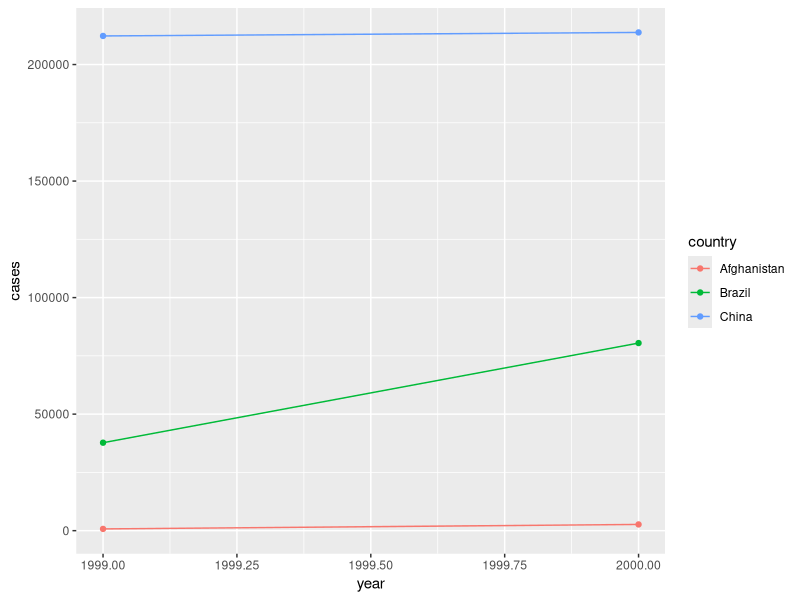
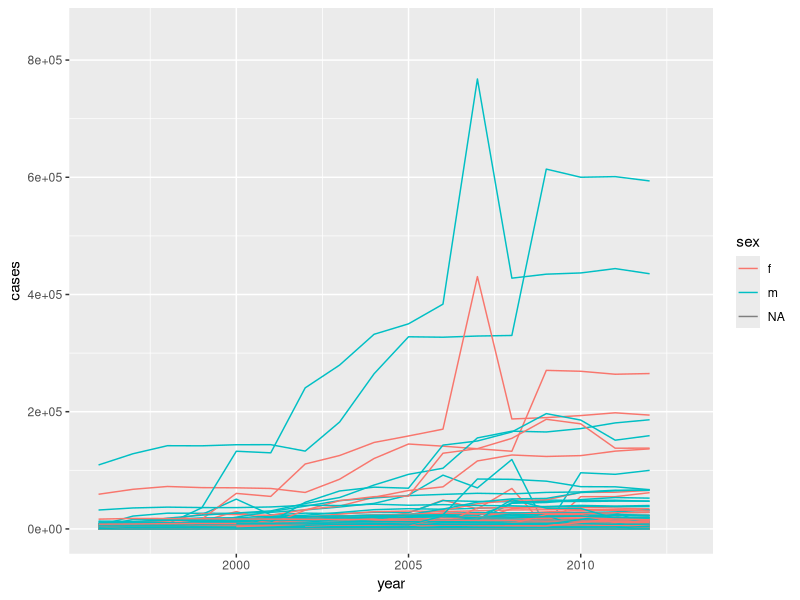

Here is the R script that generated these plots, in order:
## ---- chunk 1
knitr::opts_chunk$set(echo = TRUE)
library(tidyverse)
library(ggplot2)
## ---- chunk 2
table2
#> # A tibble: 12 x 4
#>   country      year type           count
#>   <chr>       <int> <chr>          <int>
#> 1 Afghanistan  1999 cases            745
#> 2 Afghanistan  1999 population  19987071
#> 3 Afghanistan  2000 cases           2666
#> 4 Afghanistan  2000 population  20595360
#> 5 Brazil       1999 cases          37737
#> 6 Brazil       1999 population 172006362
#> # … with 6 more rows 
t2_cases <- filter(table2, type=="cases") %>%
  rename(cases=count)%>%
  arrange(country, year)
t2_populations <-filter(table2, type=="population")%>%
  rename(population=count)%>%
  arrange(country, year)
table2_rate<-tibble(year=t2_cases[['year']],
       country=t2_cases[['country']],
       cases=t2_cases[['cases']],
       population=t2_populations[['population']])%>%
  mutate(rate=cases/population*10000)%>%
  print()
## ---- chunk 3
table4a  # cases
#> # A tibble: 3 x 3
#>   country     `1999` `2000`
#> * <chr>        <int>  <int>
#> 1 Afghanistan    745   2666
#> 2 Brazil       37737  80488
#> 3 China       212258 213766
table4b  # population
#> # A tibble: 3 x 3
#>   country         `1999`     `2000`
#> * <chr>            <int>      <int>
#> 1 Afghanistan   19987071   20595360
#> 2 Brazil       172006362  174504898
#> 3 China       1272915272 1280428583
table4<-tibble(country=table4a[['country']],
               '1999'=table4a[['1999']]/table4b[['1999']]*10000,
               '2000'=table4a[['2000']]/table4b[['2000']]*10000)%>%
  print()
## ---- chunk 4
table2_rate<-table2_rate
ggplot(data=table2_rate)+
  geom_point(mapping=aes(x=year, y=cases, color=country))+
  geom_line(mapping=aes(x=year, y=cases, color=country))
## ---- chunk 5
stocks <- tibble(
  year   = c(2015, 2015, 2016, 2016),
  half  = c(   1,    2,     1,    2),
  return = c(1.88, 0.59, 0.92, 0.17)
)
stocks %>% 
  pivot_wider(names_from = year, values_from = return) %>% 
  pivot_longer(`2015`:`2016`, names_to = "year", values_to = "return")
## ---- chunk 6
table4a %>% 
  pivot_longer(c("1999", "2000"), names_to = "year", values_to = "cases")
## ---- chunk 7
people <- tribble(
  ~name,             ~names,  ~values,
  #-----------------|--------|------
  "Phillip Woods",   "age",       45,
  "Phillip Woods",   "height",   186,
  "Phillip Woods",   "age",       50,
  "Jessica Cordero", "age",       37,
  "Jessica Cordero", "height",   156
)
## ---- chunk 8
preg <- tribble(
  ~pregnant, ~male, ~female,
  "yes",     NA,    10,
  "no",      20,    12
)
preg%>%
  pivot_longer(c(male, female), names_to="sex", values_to = "case")
## ---- chunk 9
tibble(x = c("a,b,c", "d,e,f,g", "h,i,j")) %>% 
  separate(x, c("one", "two", "three"))

tibble(x = c("a,b,c", "d,e", "f,g,i")) %>% 
  separate(x, c("one", "two", "three"))
## ---- chunk 10
tibble(x = c("a,b,c", "d,e,f,g", "h,i,j")) %>% 
  separate(x, c("one", "two", "three"), extra="merge")
## ---- chunk 11
tibble(x = c("a,b,c", "d,e", "f,g,i")) %>% 
  separate(x, c("one", "two", "three"), fill="left")
## ---- chunk 12
who1 <- who %>% 
  pivot_longer(
    cols = new_sp_m014:newrel_f65, 
    names_to = "key", 
    values_to = "cases", 
    values_drop_na = TRUE)
who2 <- who1 %>% 
  mutate(names_from = stringr::str_replace(key, "newrel", "new_rel"))
who3 <- who2 %>% 
  separate(key, c("new", "type", "sexage"), sep = "_")
who4 <- who3 %>% 
  select(-new, -iso2, -iso3)
who5 <- who4 %>% 
  separate(sexage, c("sex", "age"), sep = 1)%>%
  print()
## ---- chunk 13
select(who3, iso2, iso3)%>%
  unique()%>%
  count()
select(who3,country)%>%
  unique()%>%
  count()
## ---- chunk 14
who5%>%
  filter(year>1995)%>%
  group_by(country,sex,year)%>%
  summarise(cases=sum(cases))%>%
  unite(country_sex, country, sex, remove = FALSE) %>%
  ggplot(aes(x = year, y = cases, group = country_sex, colour = sex)) +
  geom_line()
